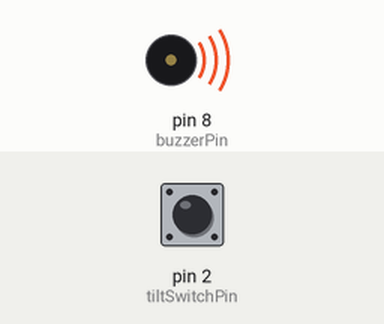
The sketch below on a simulated Arduino Uno, built with avr-gcc and run on an emulated ATmega328P. On the bench: buzzer (waves = sounding). The test bench sets the inputs (shaded band); at power-on: pin 2 (tiltSwitchPin) HIGH.

Above: at 2.0 s.
2.1 s: pin 2 (tiltSwitchPin) pulled LOW for 3.2 s
At 3.8 s:
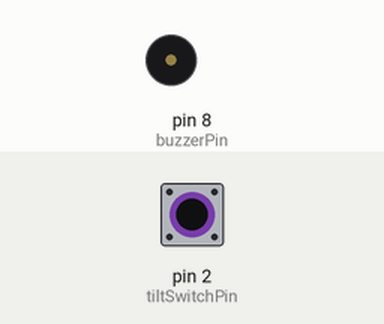
Timing chart, 0 to 14.5 s (numbered marks = the images above; inputs shaded):
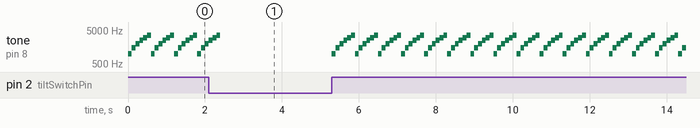

Measured:
- by itself, tone on pin 8 (buzzerPin): plays 2500 Hz for 0.10 s, 3000 Hz for 0.10 s, 3500 Hz for 0.10 s, 1000 Hz for 0.10 s, 1500 Hz for 0.10 s, 2000 Hz for 0.10 s … (95 notes in this stretch)

The sketch:

TILTSWITCH.ino
```cpp
int buzzerPin = 8; // connect the buzzer to pin 8
int tiltSwitchPin = 2; // connect the tilt switch to pin 2

void setup() {
  pinMode(buzzerPin, OUTPUT);
  pinMode(tiltSwitchPin, INPUT_PULLUP);
}

void loop() {
  if (digitalRead(tiltSwitchPin) == HIGH) { // check if the tilt switch is on
    // play the emergency sound
    tone(buzzerPin, 1000, 100); // 1000 Hz for 100ms
    delay(100);
    tone(buzzerPin, 1500, 100); // 1500 Hz for 100ms
    delay(100);
    tone(buzzerPin, 2000, 100); // 2000 Hz for 100ms
    delay(100);
    tone(buzzerPin, 2500, 100); // 2500 Hz for 100ms
    delay(100);
    tone(buzzerPin, 3000, 100); // 3000 Hz for 100ms
    delay(100);
    tone(buzzerPin, 3500, 100); // 3500 Hz for 100ms
    delay(100);
  }
}
```
